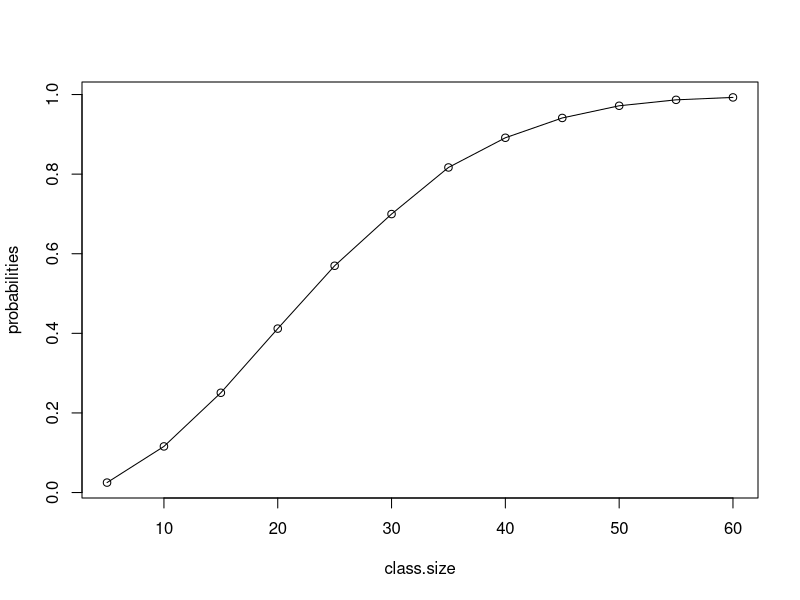

Here is the R script that generated this plot:
# part 1 ####

# suppose there are 30 students in a class. estimate the probability that at least one pair
# of students has the same birthday.you can ignore the possibility of people being born
# on Feb 29 during a leap-year.

# first, i'll write a function to generate a new class and return whether there are people
# with the same birthday

new.class <- function(class.size){
  # since there are 365 days in a year, we can use the integers 1:365 to represent
  # birthdays
  birthdays <- sample(1:365, class.size, replace=T)
  
  # now we need to check if any two values in the birthdays array are the same.
  # there are many ways to do this. we could do it with a for loop:
  # for(day in birthdays){
  #   number.of.matches <- sum(day == birthdays)
  #   if(number.of.matches > 1){
  #     return(TRUE)
  #   }
  # }
  
  # if we go through the whole for loop and never return TRUE it means there are no matches
  # so we can return FALSE at this point in the code.
  # return(FALSE)
  
  # here's another way: we can use the unique() function to remove any duplicates
  # and then we can check if the length of the original birthdays array is the
  # same as the length of the unique birthdays array. if not, then there must
  # be at least one duplicate
  unique.birthdays <- unique(birthdays)
  return(length(unique.birthdays) != length(birthdays))
}

# to estimate the probability for a class of size 30, we need to run the function many times
results <- replicate(10000, new.class(30))

sum(results) / length(results)

# the estimated probability is around 70%

# part 2 ####

# estimate the probability for class sizes from 5-60, and plot the resulting curve 
# (x axis is class size, y axis is probability of at least one shared birthday)

# hint! turn your code from part 1 into a function that has one parameter: class size.
# the function should run many simulations, and return the probability of a match across
# the set of simulations. then, in this part, call the function for classes from size 5-60.
# you could even do this in steps of 5 rather than estimating it for all sizes.

# let's start by making an array to hold the class size:

class.size <- seq(from=5, to=60, by=5)

# now we need to run a function for each element of this array. there are lots of 
# ways to do this.

probabilities <- numeric()
for(i in 1:length(class.size)){
  res <- replicate(10000, new.class(class.size[i]))
  p <- sum(res) / length(res)
  probabilities[i] <- p
}

# make the plot!

plot(class.size, probabilities, type="o")
